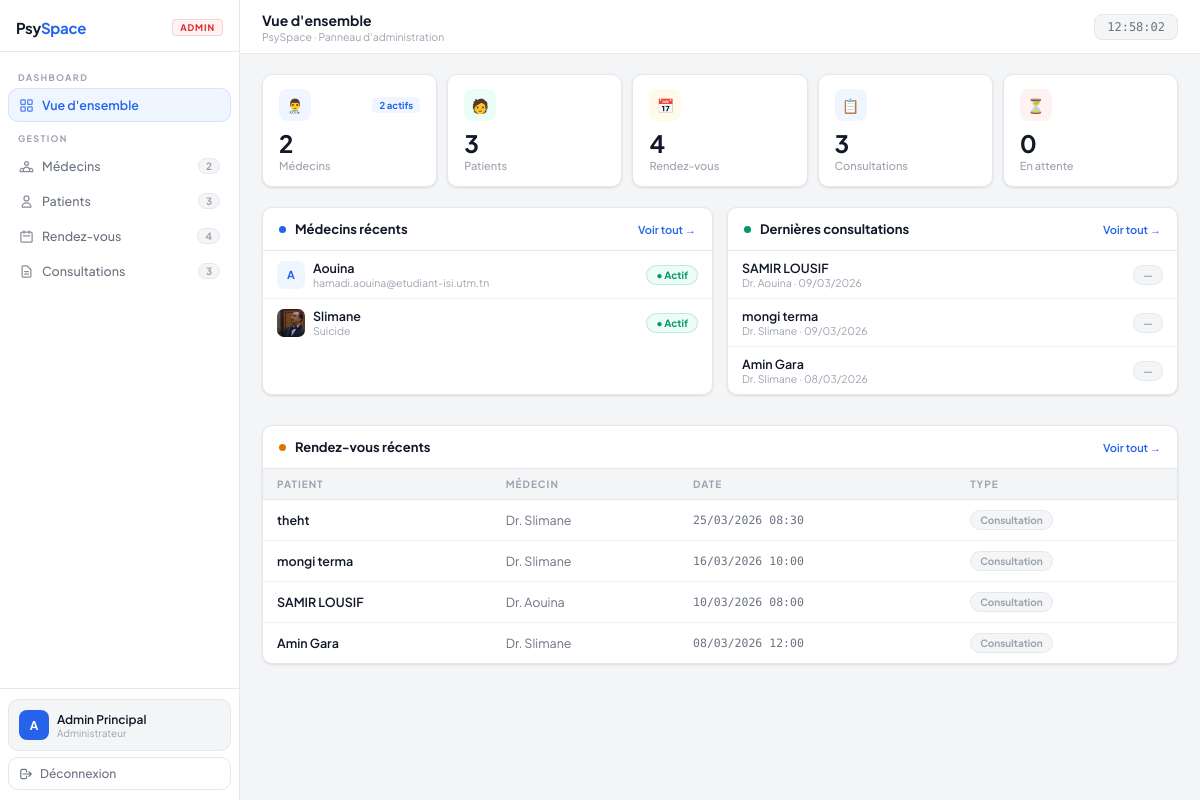
Screenshot of /admin/dashboard.php (signed in) with the database file from the repository.
### tables this page shows
CREATE TABLE `doctor` (
  `docid` int(11) NOT NULL,
  `docemail` varchar(255) NOT NULL,
  `docname` varchar(255) NOT NULL,
  `docpassword` varchar(255) NOT NULL,
  `otp_code` varchar(6) DEFAULT NULL,
  `status` varchar(20) DEFAULT 'pending',
  `reset_token` varchar(255) DEFAULT NULL,
  `token_expiry` datetime DEFAULT NULL,
  `photo` varchar(255) DEFAULT NULL,
  `specialty` varchar(100) DEFAULT NULL,
  `order_num` varchar(50) DEFAULT NULL,
  `bio` text DEFAULT NULL,
  `docphone` varchar(20) DEFAULT NULL,
  `remember_token` varchar(64) DEFAULT NULL
);

CREATE TABLE `consultations` (
  `id` int(11) NOT NULL,
  `patient_id` int(11) NOT NULL,
  `appointment_id` int(11) DEFAULT NULL,
  `doctor_id` int(11) NOT NULL,
  `date_consultation` datetime DEFAULT current_timestamp(),
  `transcription_brute` text DEFAULT NULL,
  `resume_ia` text DEFAULT NULL,
  `duree_minutes` int(11) DEFAULT NULL,
  `emotion_data` text DEFAULT NULL
);

CREATE TABLE `appointments` (
  `id` int(11) NOT NULL,
  `doctor_id` int(11) NOT NULL,
  `patient_id` int(11) DEFAULT NULL,
  `patient_name` varchar(150) NOT NULL,
  `app_date` datetime NOT NULL,
  `app_type` varchar(50) DEFAULT 'Consultation',
  `created_at` timestamp NOT NULL DEFAULT current_timestamp(),
  `patient_phone` varchar(20) DEFAULT NULL
);

### admin/dashboard.php (the view, shortened to what this page needs)
<?php
include "../connection.php";
$section = $_GET['section'] ?? 'overview';
$stat_doctors       = (int)$con->query("SELECT COUNT(*) c FROM doctor")->fetch_assoc()['c'];
$stat_active        = (int)$con->query("SELECT COUNT(*) c FROM doctor WHERE status='active'")->fetch_assoc()['c'];
$stat_pending       = $stat_doctors - $stat_active;
$stat_consultations = (int)$con->query("SELECT COUNT(*) c FROM consultations")->fetch_assoc()['c'];
$stat_appointments  = (int)$con->query("SELECT COUNT(*) c FROM appointments")->fetch_assoc()['c'];
$stat_patients      = (int)$con->query("SELECT COUNT(*) c FROM patients")->fetch_assoc()['c'];
$admin_name    = htmlspecialchars($_SESSION['admin_name'] ?? 'Admin');
$admin_initial = strtoupper(substr($_SESSION['admin_name'] ?? 'A', 0, 1));
$section_labels = ['overview'=>"Vue d'ensemble",'doctors'=>'Médecins','patients'=>'Patients','appointments'=>'Rendez-vous','consultations'=>'Consultations'];
?>
<!DOCTYPE html>
<html lang="fr">
<head>
</head>
<body>
<div class="layout">
<aside class="sidebar">
  <div class="sb-brand">
    <div class="sb-logo">Psy<span>Space</span></div>
    <div class="sb-tag">Admin</div>
  </div>
  <nav class="sb-nav">
    <div class="sb-grp">Dashboard</div>
    <a href="?section=overview" class="sb-item <?= $section==='overview'?'on':'' ?>">
      <svg fill="none" stroke="currentColor" viewBox="0 0 24 24" stroke-width="2"><rect x="3" y="3" width="7" height="7" rx="1"/><rect x="14" y="3" width="7" height="7" rx="1"/><rect x="3" y="14" width="7" height="7" rx="1"/><rect x="14" y="14" width="7" height="7" rx="1"/></svg>
      Vue d'ensemble
    </a>
    <div class="sb-grp">Gestion</div>
    <a href="?section=doctors" class="sb-item <?= $section==='doctors'?'on':'' ?>">
      Médecins <span class="sb-cnt"><?= $stat_doctors ?></span>
    </a>
    <a href="?section=patients" class="sb-item <?= $section==='patients'?'on':'' ?>">
      <svg fill="none" stroke="currentColor" viewBox="0 0 24 24" stroke-width="2"><path stroke-linecap="round" stroke-linejoin="round" d="M16 7a4 4 0 11-8 0 4 4 0 018 0zM12 14a7 7 0 00-7 7h14a7 7 0 00-7-7z"/></svg>
      Patients <span class="sb-cnt"><?= $stat_patients ?></span>
    </a>
    <a href="?section=appointments" class="sb-item <?= $section==='appointments'?'on':'' ?>">
      <svg fill="none" stroke="currentColor" viewBox="0 0 24 24" stroke-width="2"><path stroke-linecap="round" stroke-linejoin="round" d="M8 7V3m8 4V3m-9 8h10M5 21h14a2 2 0 002-2V7a2 2 0 00-2-2H5a2 2 0 00-2 2v12a2 2 0 002 2z"/></svg>
      Rendez-vous <span class="sb-cnt"><?= $stat_appointments ?></span>
    </a>
    <a href="?section=consultations" class="sb-item <?= $section==='consultations'?'on':'' ?>">
      <svg fill="none" stroke="currentColor" viewBox="0 0 24 24" stroke-width="2"><path stroke-linecap="round" stroke-linejoin="round" d="M9 12h6m-6 4h6m2 5H7a2 2 0 01-2-2V5a2 2 0 012-2h5.586a1 1 0 01.707.293l5.414 5.414a1 1 0 01.293.707V19a2 2 0 01-2 2z"/></svg>
      Consultations <span class="sb-cnt"><?= $stat_consultations ?></span>
    </a>
  </nav>
  <div class="sb-foot">
    <div class="sb-user">
      <div class="sb-av"><?= $admin_initial ?></div>
      <div><div class="sb-uname"><?= $admin_name ?></div><div class="sb-urole">Administrateur</div></div>
    </div>
    <a href="logout.php" class="sb-out">
      <svg width="14" height="14" fill="none" stroke="currentColor" viewBox="0 0 24 24" stroke-width="2"><path stroke-linecap="round" stroke-linejoin="round" d="M17 16l4-4m0 0l-4-4m4 4H7m6 4v1a3 3 0 01-3 3H6a3 3 0 01-3-3V7a3 3 0 013-3h4a3 3 0 013 3v1"/></svg>
      Déconnexion
    </a>
  </div>
</aside>
<div class="main">
  <div class="topbar">
    <div>
      <div class="tb-title"><?= $section_labels[$section] ?? 'Dashboard' ?></div>
      <div class="tb-meta">PsySpace · Panneau d'administration</div>
    </div>
    <div class="tb-right">
      <div class="tb-clock" id="clock">--:--:--</div>
    </div>
  </div>
  <div class="content">
    <div class="stats">
      <div class="sc">
        <div class="sc-top">
          <div class="sc-icon" style="background:var(--in-l);">👨‍⚕️</div>
          <span class="sc-badge" style="background:var(--in-l);color:var(--in);"><?= $stat_active ?> actifs</span>
        </div>
        <div class="sc-val"><?= $stat_doctors ?></div>
        <div class="sc-lbl">Médecins</div>
      </div>
      <div class="sc">
        <div class="sc-top"><div class="sc-icon" style="background:var(--ok-l);">🧑</div></div>
        <div class="sc-val"><?= $stat_patients ?></div>
        <div class="sc-lbl">Patients</div>
      </div>
      <div class="sc">
        <div class="sc-top"><div class="sc-icon" style="background:var(--wa-l);">📅</div></div>
        <div class="sc-val"><?= $stat_appointments ?></div>
        <div class="sc-lbl">Rendez-vous</div>
      </div>
      <div class="sc">
        <div class="sc-top"><div class="sc-icon" style="background:var(--in-l);">📋</div></div>
        <div class="sc-val"><?= $stat_consultations ?></div>
        <div class="sc-lbl">Consultations</div>
      </div>
      <div class="sc">
        <div class="sc-top">
          <div class="sc-icon" style="background:var(--er-l);">⏳</div>
        </div>
        <div class="sc-val" style="<?= $stat_pending>0?'color:var(--er)':'' ?>"><?= $stat_pending ?></div>
        <div class="sc-lbl">En attente</div>
      </div>
    </div>
<?php if($section==='overview'): ?>
    <div class="ov-grid">
      <div class="card">
        <div class="card-head">
          <div class="ch-left"><div class="ch-dot" style="background:var(--in);"></div><div class="ch-title">Médecins récents</div></div>
          <a href="?section=doctors" class="ch-link">Voir tout →</a>
        </div>
        <?php $ld=$con->query("SELECT * FROM doctor ORDER BY docid DESC LIMIT 6");
        if($ld && $ld->num_rows): while($d=$ld->fetch_assoc()): ?>
        <div class="ov-row">
          <div style="display:flex;align-items:center;gap:8px;">
            <?php if(!empty($d['photo']) && file_exists('../'.$d['photo'])): ?>
            <img src="../<?= htmlspecialchars($d['photo']) ?>" style="width:28px;height:28px;border-radius:7px;object-fit:cover;" alt="">
            <?php else: ?>
            <div class="ov-av" style="background:var(--in-l);color:var(--in);"><?= strtoupper(substr($d['docname'],0,1)) ?></div>
            <?php endif; ?>
            <div>
              <div style="font-size:12.5px;font-weight:600;color:var(--tx);"><?= htmlspecialchars($d['docname']) ?></div>
              <div style="font-size:10.5px;color:var(--tx3);"><?= htmlspecialchars($d['specialty']??$d['docemail']) ?></div>
            </div>
          </div>
          <span class="badge <?= $d['status']==='active'?'b-ok':'b-wa' ?>"><?= $d['status']==='active'?'● Actif':'○ Attente' ?></span>
        </div>
        <?php endwhile; else: ?><div class="empty"><div class="empty-icon">👨‍⚕️</div><p>Aucun médecin</p></div><?php endif; ?>
      </div>
      <div class="card">
        <div class="card-head">
          <div class="ch-left"><div class="ch-dot" style="background:var(--ok);"></div><div class="ch-title">Dernières consultations</div></div>
          <a href="?section=consultations" class="ch-link">Voir tout →</a>
        </div>
        <?php $lc=$con->query("SELECT c.*,d.docname,a.patient_name FROM consultations c LEFT JOIN doctor d ON c.doctor_id=d.docid LEFT JOIN appointments a ON c.appointment_id=a.id ORDER BY c.date_consultation DESC LIMIT 6");
        if($lc && $lc->num_rows): while($c=$lc->fetch_assoc()): ?>
        <div class="ov-row">
          <div>
            <div style="font-size:12.5px;font-weight:600;color:var(--tx);"><?= htmlspecialchars($c['patient_name']??'Patient') ?></div>
            <div style="font-size:10.5px;color:var(--tx3);">Dr. <?= htmlspecialchars($c['docname']??'—') ?> · <?= date('d/m/Y',strtotime($c['date_consultation'])) ?></div>
          </div>
          <span class="badge b-n"><?= $c['duree_minutes']>0?$c['duree_minutes'].' min':'—' ?></span>
        </div>
        <?php endwhile; else: ?><div class="empty"><div class="empty-icon">📋</div><p>Aucune consultation</p></div><?php endif; ?>
      </div>
      <div class="card" style="grid-column:1/-1;">
        <div class="card-head">
          <div class="ch-left"><div class="ch-dot" style="background:var(--wa);"></div><div class="ch-title">Rendez-vous récents</div></div>
          <a href="?section=appointments" class="ch-link">Voir tout →</a>
        </div>
        <?php $la=$con->query("SELECT a.*,d.docname FROM appointments a LEFT JOIN doctor d ON a.doctor_id=d.docid ORDER BY a.app_date DESC LIMIT 5");
        if($la && $la->num_rows): ?>
        <div class="tbl-wrap"><table>
          <thead><tr><th>Patient</th><th>Médecin</th><th>Date</th><th>Type</th></tr></thead>
          <tbody>
          <?php while($a=$la->fetch_assoc()): ?>
          <tr>
            <td class="name"><?= htmlspecialchars($a['patient_name']) ?></td>
            <td>Dr. <?= htmlspecialchars($a['docname']??'—') ?></td>
            <td class="mono"><?= date('d/m/Y H:i',strtotime($a['app_date'])) ?></td>
            <td><span class="badge b-n"><?= htmlspecialchars($a['app_type']??'Consultation') ?></span></td>
          </tr>
          <?php endwhile; ?>
          </tbody>
        </table></div>
        <?php else: ?><div class="empty"><div class="empty-icon">📅</div><p>Aucun rendez-vous</p></div><?php endif; ?>
      </div>
    </div>
<?php endif; ?>
  </div>
</div>
</div>
</body>
</html>

### rows the page displays
doctor: docname "A", docname "Aouina", docemail "hamadi.aouina@etudiant-isi.utm.tn", status "● Actif"
doctor: photo (picture), docname "Slimane", specialty "Suicide", status "● Actif"
consultations: appointment.patient_name "SAMIR LOUSIF", doctor.docname "Aouina", date_consultation "09/03/2026"
consultations: appointment.patient_name "mongi terma", doctor.docname "Slimane", date_consultation "09/03/2026"
consultations: appointment.patient_name "Amin Gara", doctor.docname "Slimane", date_consultation "08/03/2026"
appointments: patient_name "theht", doctor.docname "Slimane", app_date "25/03/2026 08:30", app_type "Consultation"
appointments: patient_name "mongi terma", doctor.docname "Slimane", app_date "16/03/2026 10:00", app_type "Consultation"
appointments: patient_name "SAMIR LOUSIF", doctor.docname "Aouina", app_date "10/03/2026 08:00", app_type "Consultation"
appointments: patient_name "Amin Gara", doctor.docname "Slimane", app_date "08/03/2026 12:00", app_type "Consultation"

### other values shown
$stat_doctors "2"
$stat_patients "3"
$stat_appointments "4"
$stat_consultations "3"
$admin_initial "A"
$admin_name "Admin Principal"
$section_labels[$section] "Vue d'ensemble"
$stat_active "2"
$stat_pending "0"
